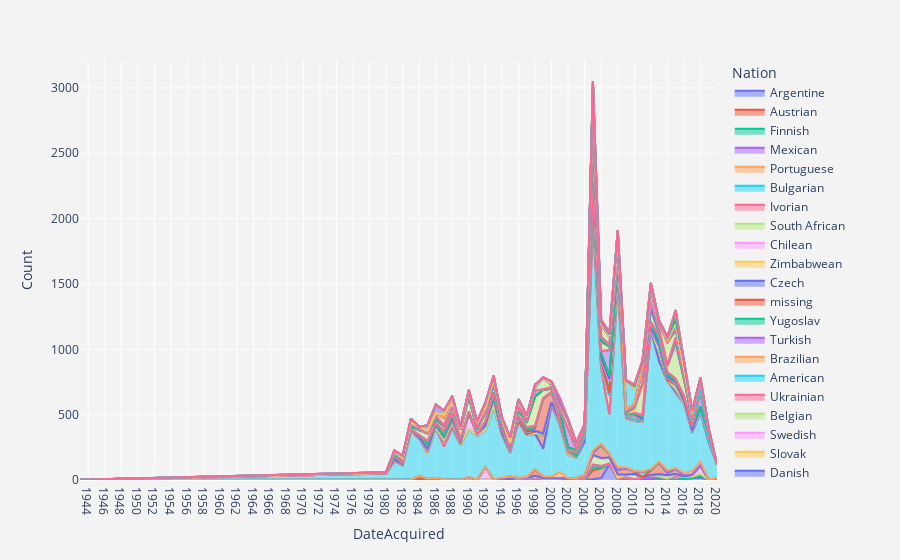

This figure's notebook cell:
### Code cell
import plotly.express as px
fig3 = px.area(df_nats_after, x="DateAcquired", y="Count", color="Nation", line_group="Nation")
fig3.update_layout(
    xaxis = dict(

        tickmode = 'linear',
        tick0 = 1980,
        dtick = 2
    ),
    paper_bgcolor='rgb(243, 243, 243)',
    plot_bgcolor='rgb(243, 243, 243)',
)

   
fig3.show()
